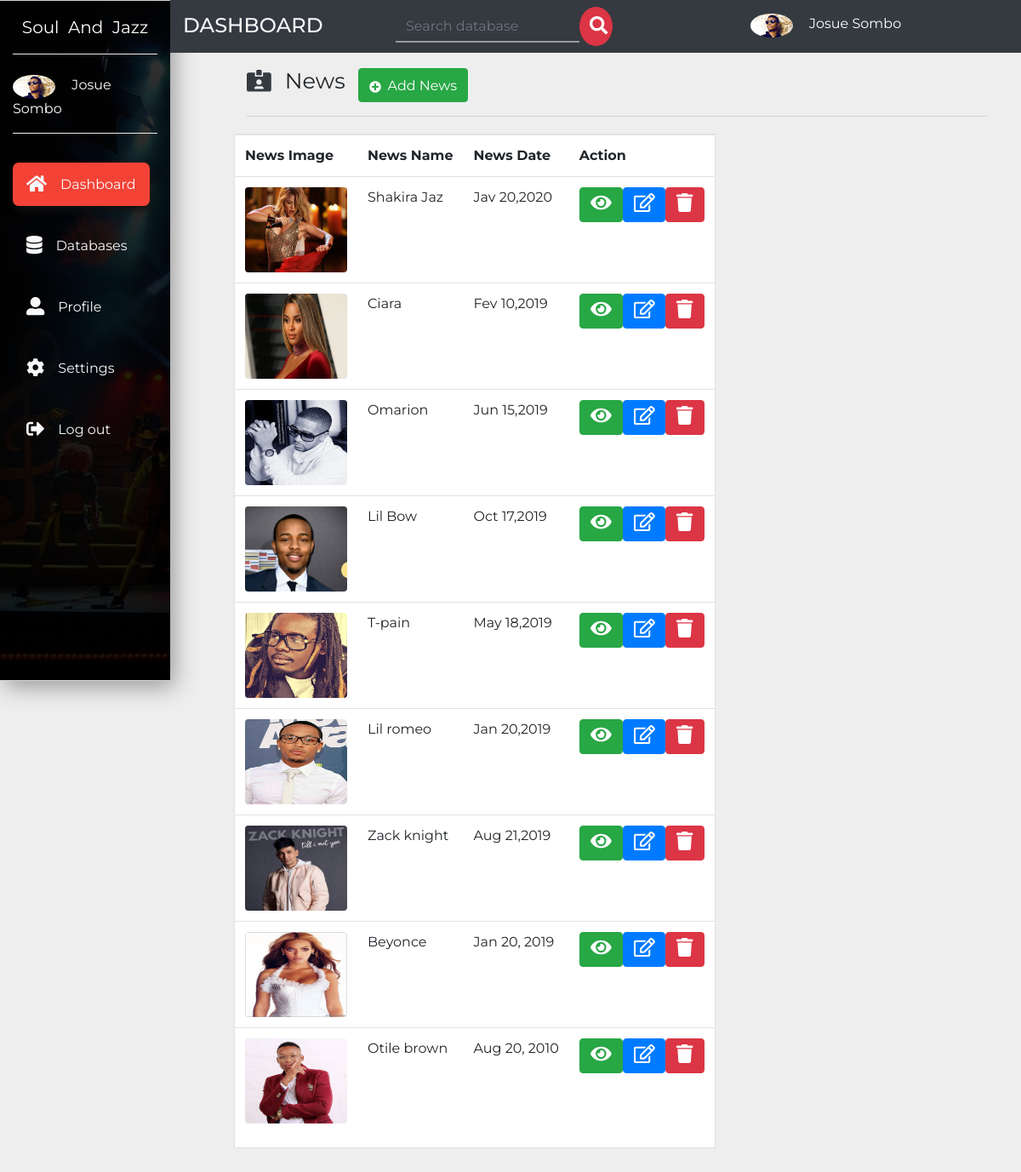
Page /admin/act/index.php on the committed database.
### tables this page shows
CREATE TABLE `user` (
  `id` int(11) NOT NULL AUTO_INCREMENT,
  `name` varchar(20) NOT NULL,
  `email` varchar(20) NOT NULL,
  `password` varchar(20) NOT NULL,
  `address` varchar(200) NOT NULL,
  `language` varchar(20) NOT NULL,
  `avatar` varchar(255) NOT NULL,
  `privilege` varchar(10) DEFAULT NULL,
  PRIMARY KEY (`id`)
);

CREATE TABLE `news` (
  `id` int(11) NOT NULL AUTO_INCREMENT,
  `news_name` varchar(25) NOT NULL,
  `news_img` varchar(25) NOT NULL,
  `news_date` varchar(30) NOT NULL,
  PRIMARY KEY (`id`)
);

### admin/db-conf.php (called while the page is built, shortened)
<?php
$con = mysqli_connect('localhost','josue','josue','blog');
$id_loginuser = $_SESSION['user'];
$sql = "SELECT * from user where id='$id_loginuser'";
$result = mysqli_query($con,$sql);
while($row = mysqli_fetch_assoc($result))
{
$name = $row['name'];
$avatar = $row['avatar'];
}
?>

### admin/act/index.php (the view, shortened to what this page needs)
<?php include_once('../db-conf.php');?>
<!DOCTYPE html>
<html lang="en">
  <head>
    <link rel="stylesheet" href="https://stackpath.bootstrapcdn.com/bootstrap/4.3.1/css/bootstrap.min.css">
    <link href="../../css/all.css" rel="stylesheet">
    <link rel="stylesheet" href="../../css/master.css">
  </head>
  <body>
  <nav class="navbar navbar-expand-md navbar-dark small">
  <div class="collapse navbar-collapse" id="navbarNavDropdown">
    <div class="container-fluid">
      <div class="row">
         <div class="col-lg-2 col-md-2 sidebar fixed-top">
         <a class="navbar-brand text-white d-block mx-auto text-center py-3 mb-4 botton-brand" href="../header.php">Soul &nbsp;And &nbsp;Jazz</a>
         <div class="botton-brand pb-3 mb-5">
           <img src="<?php echo "../".$avatar;?>" class="rounded-circle mr-3" width="50" alt="image">
           <a href="../header.php" class="text-white small-link"><?php echo $name;?></a>
         </div>
         <ul class="navbar-nav flex-column mt-4">
           <li class="navbar-item mb-5 mt-xs-2"><a href="../header.php" class="navbar-link text-light p-3 sidebar-link current"><i class="fa fa-home text-light fa-lg mr-3"></i>Dashboard</a></li>
           <li class="navbar-item mb-5"><a href="../database.php" class="navbar-link text-light p-3 sidebar-link"><i class="fas fa-database text-light fa-lg mr-3"></i>Databases</a></li>
           <li class="navbar-item mb-5"><a href="../profile.php" class="navbar-link text-light p-3 sidebar-link"><i class="fas fa-user-alt text-light fa-lg mr-3"></i>Profile</a></li>
           <li class="navbar-item mb-5"><a href="../setting.php" class="navbar-link text-light p-3 sidebar-link"><i class="fas fa-cog text-light fa-lg mr-3"></i>Settings</a></li>
           <li class="navbar-item mb-5"><a href="../logout.php" data-toggle="modal" data-target="#logout" class="navbar-link text-light p-3 sidebar-link"><i class="fas fa-sign-out-alt text-light fa-lg mr-3"></i>Log out</a></li>
         </ul>
         </div>
         <div class="col-lg-10 col-md-10 rightbar bg-dark ml-auto fixed-top py-2">
           <div class="row">
             <div class="col-md-3">
              <h4 class="text-uppercase text-light mb-0 pt-2">Dashboard</h4>
             </div>
             <div class="col-md-5 small-hide">
              <form method="post" action="../search.php" class="form-inline mb-0">
                <input type="search" name="search" id="search" placeholder="Search database" class="form-control search-bar">
                <button class="btn btn-danger search-button"><i class="fas fa-search fa-lg" style="margin-left: -5px;"></i></button>
              </form>
             </div>
             <div class="col-md-4 pt-2 small-hide">
               <img src="<?php echo "../".$avatar;?>" class="rounded-circle mr-3" width="50" alt="image">
               <a href="" class="text-white"><?php echo $name;?></a>
             </div>
           </div>
         </div>
      </div>
    </div>
  </div>
</nav>
<div class="container-fluid">
  <div class="row">
    <div class="col-lg-9 ml-auto " id="left-side">
      <div class="row pt-5 mt-3 mb-5">
        <div class="col-sm-12 mb-1">
          <h3 class="display-4 mt-auto" style="width:15%;font-size: 1.6rem;float: left;"><i class="fas fa-id-card-alt text-light fa-1x mr-3 text-dark mr-3"></i><strong class="pt-5">News</strong></h3> <a href="" class="btn btn-success" data-toggle="modal" data-target="#eventadd"><i class="fas fa-plus-circle pr-2 icon"></i>Add News</a>
        <hr>
        </div>
        <div class="bg-white border">
          <table class="table table-hover">
            <tr>
              <th>News Image</th>
              <th>News Name</th>
              <th>News Date</th>
              <th>Action</th>
            </tr>
          <?php
          $sql = 'SELECT * FROM news';
          $result = mysqli_query($con,$sql);
          while($row = mysqli_fetch_assoc($result)){?>
            <tr>
              <td><img src="<?php echo "../../".$row['news_img'];?>" alt="image" class="img-fuid rounded" width="120" height="100"></td>
              <td><?php echo $row['news_name'];?></td>
              <td><?php echo $row['news_date'];?></td>
              <td>
                <div style="display: flex;">
                <a href="view.php?view=<?php echo $row['id'];?>" class="btn btn-success text-white small-cus"><i class="fas fa-eye text-white pt-0 icon"></i></a>
                <a href="edit.php?edit=<?php echo $row['id'];?>" class="btn btn-primary small-cus"><i class="far fa-edit icon pt-0"></i></a>
                <a href="index.php?delete=<?php echo $row['id'];?>" class="btn btn-danger small-cus"><i class="fas fa-trash  icon pt-0"></i></a>
                </div>
              </td>
            </tr>
          <?php }?>
          </table>
        </div>
    </div>
  </div>
</div>
</div>
  </body>
</html>

### css/all.css (style rules this page uses)
.fa-lg { font-size: 1.33333em; line-height: 0.75em; vertical-align: -.0667em; }
.fa-1x { font-size: 1em; }
.fa-cog:before { content: "\f013"; }
.fa-database:before { content: "\f1c0"; }
.fa-edit:before { content: "\f044"; }
.fa-eye:before { content: "\f06e"; }
.fa-home:before { content: "\f015"; }
.fa-id-card-alt:before { content: "\f47f"; }
.fa-plus-circle:before { content: "\f055"; }
.fa-search:before { content: "\f002"; }
.fa-sign-out-alt:before { content: "\f2f5"; }
.fa-trash:before { content: "\f1f8"; }
.fa-user-alt:before { content: "\f406"; }

### css/master.css (style rules this page uses)
body { font-family: 'Montserrat', sans-serif; background: #eee; }
#left-side { position: absolute; left: 275px; }
ul li,a { font-size: 1rem; }
.current { background: #f44336; border-radius: 7px; box-shadow: 2px 5px 10px #111; transition: all .3s; }
.search-bar { background: transparent; border: none; border-radius:0; border-bottom: 2px solid #999; }
.search-button { width: 10%; border-radius: 50%; padding: 10px 16px; }
.sidebar { border-top:1px solid lightgray; background: linear-gradient(rgba(0,0,0,.8),rgba(0,0,0,.9)), url('../img/news.jpg'); background-size: cover; background-repeat: no-repeat; height: 100vh; border-bottom: 1px solid lightgray; box-sizing: border-box; box-shadow: 5px 7px 25px #999; }
.botton-brand { border-bottom: 1px groove #eee; }
.sidebar-link { transition: all .4s; }
.icon { font-size: 22px; padding-top: 8px; }

### rows in the picture
user: avatar (picture), name "Josue Sombo"
news: news_img (picture), news_name "Shakira Jaz", news_date "Jav 20,2020"
news: news_img (picture), news_name "Ciara", news_date "Fev 10,2019"
news: news_img (picture), news_name "Omarion", news_date "Jun 15,2019"
news: news_img (picture), news_name "Lil Bow", news_date "Oct 17,2019"
news: news_img (picture), news_name "T-pain", news_date "May 18,2019"
news: news_img (picture), news_name "Lil romeo", news_date "Jan 20,2019"
news: news_img (picture), news_name "Zack knight", news_date "Aug 21,2019"
news: news_img (picture), news_name "Beyonce", news_date "Jan 20, 2019"
news: news_img (picture), news_name "Otile brown", news_date "Aug 20, 2010"
